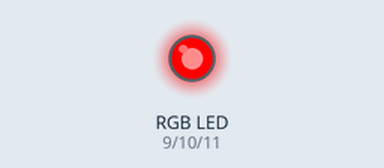
Recording of a sketch running on a simulated Arduino Uno, built with avr-gcc and run on an emulated ATmega328P. Parts: an RGB LED mixed from three pins (HIGH = lit).

Above: at 0.05 s.
At 0.9 s:
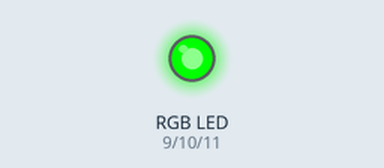
At 1.75 s:
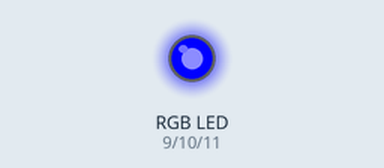
At 2.6 s:
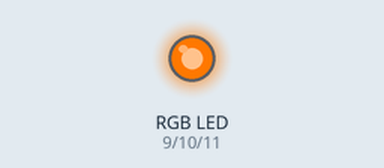
At 3.5 s:
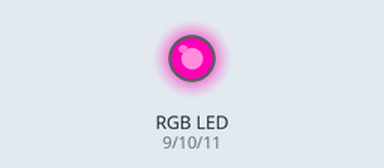
Timing chart, 0 to 8.1 s (numbered marks = the images above):
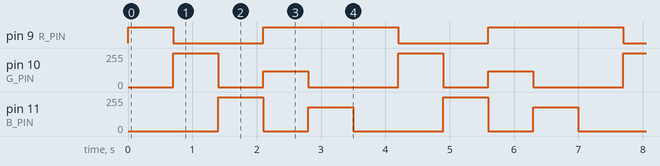

The sketch:

rgb_mixer.ino
```cpp
// Lesson 03, Extension 3 — RGB colour mixing with three PWM channels
// Common-cathode RGB LED: R/G/B legs each through 220 ohm to pins 9/10/11,
// long leg (common cathode) to GND. (Or use three separate LEDs.)

const int R_PIN = 9;
const int G_PIN = 10;
const int B_PIN = 11;

void setColor(int r, int g, int b) {
  analogWrite(R_PIN, r);
  analogWrite(G_PIN, g);
  analogWrite(B_PIN, b);
}

void setup() {
}

void loop() {
  setColor(255, 0, 0);    delay(700);  // red
  setColor(0, 255, 0);    delay(700);  // green
  setColor(0, 0, 255);    delay(700);  // blue
  setColor(255, 120, 0);  delay(700);  // orange
  setColor(255, 0, 180);  delay(700);  // pink
  // Your turn: fade smoothly between colours instead of jumping.
}
```

Measured:
- by itself, pin 9 (R_PIN): repeats every 3.5 s: LOW 1.4 s, HIGH 2.1 s
- by itself, pin 10 (G_PIN): repeats every 3.5 s: 0/255 0.70 s, 120/255 0.70 s, 0/255 1.4 s, 255/255 0.70 s
- by itself, pin 11 (B_PIN): repeats every 3.5 s: 0/255 0.70 s, 180/255 0.70 s, 0/255 1.4 s, 255/255 0.70 s
